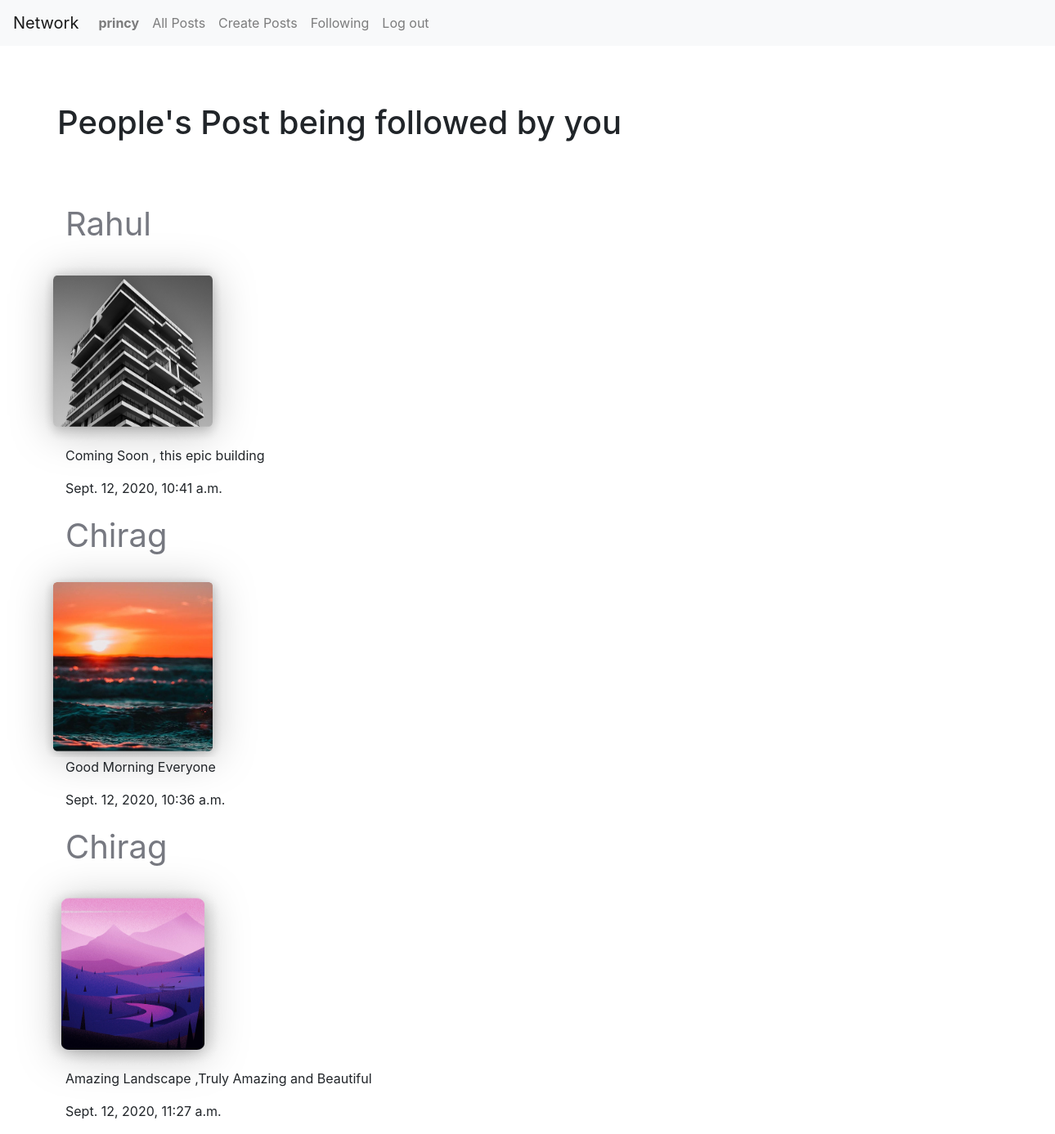
Before: /following (signed in) with the older database file.
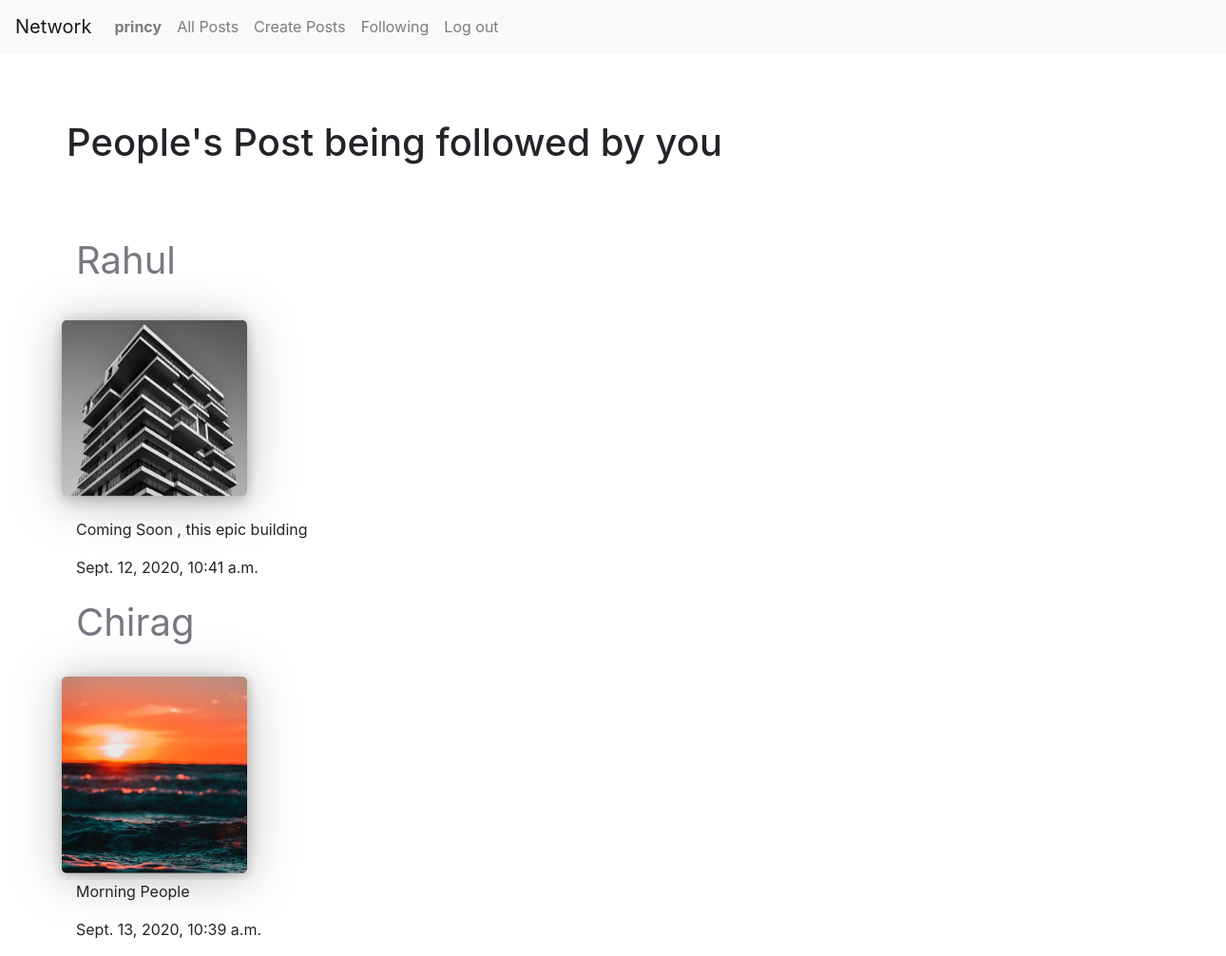
After: the same page with the newer database file.
### network/models.py (models this page shows, shortened)
class User(AbstractUser):
    pass

class Post(models.Model):
    post_owner= models.ForeignKey(User,related_name='post_by', on_delete=models.CASCADE)
    post_image=models.ImageField(null=True,blank=True)
    post_content=models.CharField(max_length=200, blank=True, null=True)
    timestamp=models.DateTimeField(auto_now_add=True)
    @property
    def imageURL(self):
        try:
            url=self.post_image.url
        except:
            url=''
        return url
    def __str__(self):
        return self.post_content

### network/views.py (the view)
# urls.py: path("following",views.following,name="followingPeoplePost")
def following(request):
    userprofile=UserProfile.objects.all()
    totalFollowedUser=[]
    for profile in userprofile:
        if profile.follower == request.user:
            totalFollowedUser.append(profile)
    print(totalFollowedUser)
    print(totalFollowedUser[0].following)
    posts=Post.objects.all()
    onlyPost=[]
    for followedUser in totalFollowedUser:
        for post in posts:
            if post.post_owner==followedUser.following:
                onlyPost.append(post)
    print(onlyPost)
    context={'posts':onlyPost}
    return render(request,"network/following.html",context)

### network/models.py (called while the page is built)
    def __unicode__(self):
        return u'%s follows %s' % (self.follower, self.following)

### network/templates/network/following.html (shortened to what this page needs)
{% extends "network/layout.html" %}
{% load static %}
{% block body %}
<h1 id="following-people-post">People's Post being followed by you</h1>
  {% for post in posts %}
   <p id="post-owner">{{post.post_owner|capfirst}}</p>
   <img id="post-image-profile" src="{{post.imageURL}}" alt="">
   <p id="post-content-profile">{{post.post_content}}</p>
   <p id="post-time">{{post.timestamp}}<p>
  {% endfor %}
{% endblock %}

### network/templates/network/layout.html (shortened to what this page needs)
{% load static %}
<!DOCTYPE html>
<html lang="en">
    <head>
        <link rel="stylesheet" href="https://stackpath.bootstrapcdn.com/bootstrap/4.4.1/css/bootstrap.min.css">
        <link href="{% static 'network/styles.css' %}" rel="stylesheet">
    </head>
    <body>
        <nav class="navbar navbar-expand-lg navbar-light bg-light">
            <a class="navbar-brand" href="{% url 'index' %}">Network</a>
            <div>
              <ul class="navbar-nav mr-auto">
                {% if user.is_authenticated %}
                    <li class="nav-item">
                        <a class="nav-link" href="{% url 'profileFromNavigation' user.username %}"><strong>{{ user.username }}</strong></a>
                    </li>
                {% endif %}
                <li class="nav-item">
                  <a class="nav-link" href="{% url 'index' %}">All Posts</a>
                </li>
                <li class="nav-item">
                  <a class="nav-link" href="{% url 'create' %}">Create Posts</a>
                </li>
                {% if user.is_authenticated %}
                    <li class="nav-item">
                        <a class="nav-link" href="{% url 'followingPeoplePost' %}">Following</a>
                    </li>
                    <li class="nav-item">
                        <a class="nav-link" href="{% url 'logout' %}">Log out</a>
                    </li>
                {% endif %}
              </ul>
            </div>
          </nav>
        <div class="body">
            {% block body %}
            {% endblock %}
        </div>
    </body>
</html>

### network/static/network/styles.css (style rules this page uses)
#post-owner { position: relative; left: 80px; font-size: 40px; color: #72747cf6; }
#post-time { position: relative; left:80px; font-size: 16px; }
#post-image-profile { position: relative; width: 225px; height: 225px; left: 50px; filter: drop-shadow(0px 4px 25px rgba(0, 0, 0, 0.25)); border-radius: 8px; }
#post-content-profile { position: relative; left: 80px; font-size: 16px; }
#following-people-post { margin: 70px; }

Changed rows visible on the page:
removed Post: post_owner "Chirag", imageURL (picture), post_content "Good Morning Everyone", timestamp "Sept. 12, 2020, 10:36 a.m."
removed Post: post_owner "Chirag", imageURL (picture), post_content "Amazing Landscape ,Truly Amazing and Beautiful", timestamp "Sept. 12, 2020, 11:27 a.m."
added Post: post_owner "Chirag", imageURL (picture), post_content "Morning People", timestamp "Sept. 13, 2020, 10:39 a.m."
